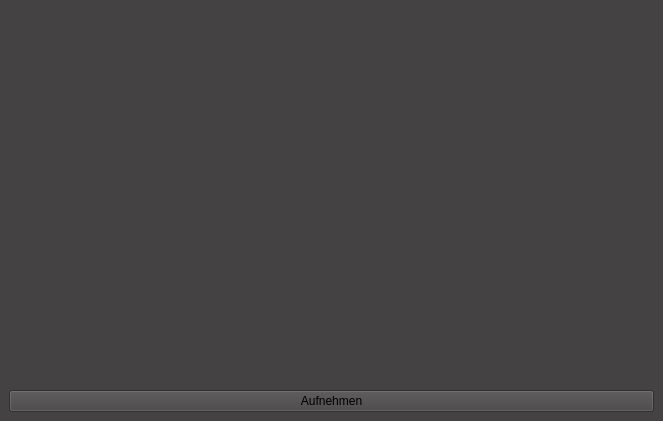
<?xml version="1.0" encoding="UTF-8"?>
<ui version="4.0">
 <class>PhotoBooth</class>
 <widget class="QMainWindow" name="PhotoBooth">
  <property name="geometry">
   <rect>
    <x>0</x>
    <y>0</y>
    <width>663</width>
    <height>421</height>
   </rect>
  </property>
  <property name="windowTitle">
   <string>MainWindow</string>
  </property>
  <property name="autoFillBackground">
   <bool>false</bool>
  </property>
  <property name="styleSheet">
   <string notr="true">background-color: #444242
</string>
  </property>
  <widget class="QWidget" name="centralwidget">
   <layout class="QGridLayout" name="gridLayout">
    <item row="0" column="0">
     <layout class="QHBoxLayout" name="horizontalLayout" stretch="2">
      <item>
       <layout class="QVBoxLayout" name="verticalLayout" stretch="0">
        <item>
         <widget class="QLabel" name="label">
          <property name="sizePolicy">
           <sizepolicy hsizetype="Ignored" vsizetype="Ignored">
            <horstretch>0</horstretch>
            <verstretch>0</verstretch>
           </sizepolicy>
          </property>
          <property name="text">
           <string/>
          </property>
         </widget>
        </item>
       </layout>
      </item>
     </layout>
    </item>
    <item row="1" column="0">
     <widget class="QPushButton" name="pushButton">
      <property name="text">
       <string>Aufnehmen</string>
      </property>
     </widget>
    </item>
   </layout>
  </widget>
 </widget>
 <resources/>
 <connections/>
</ui>
